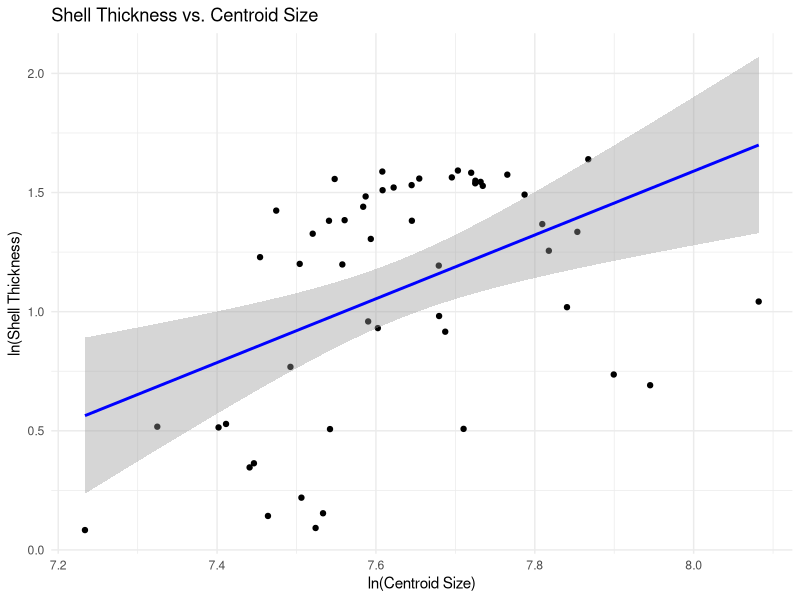
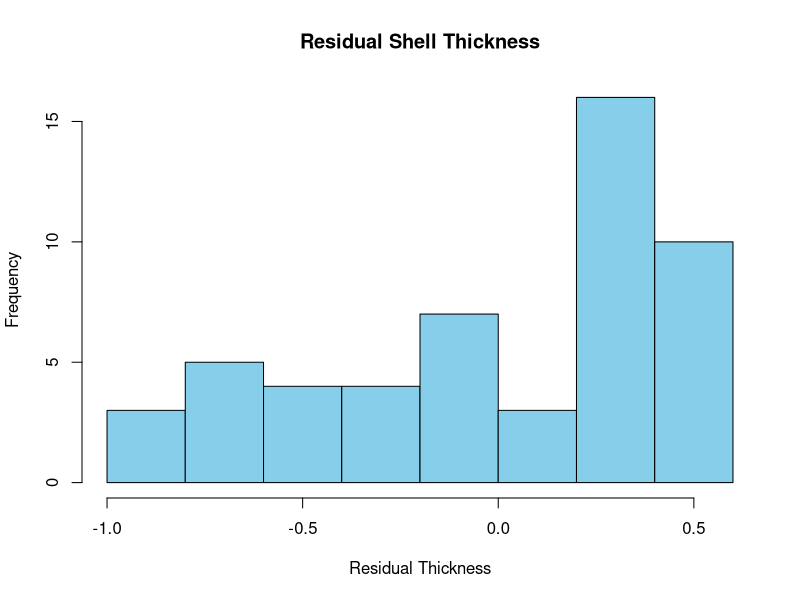
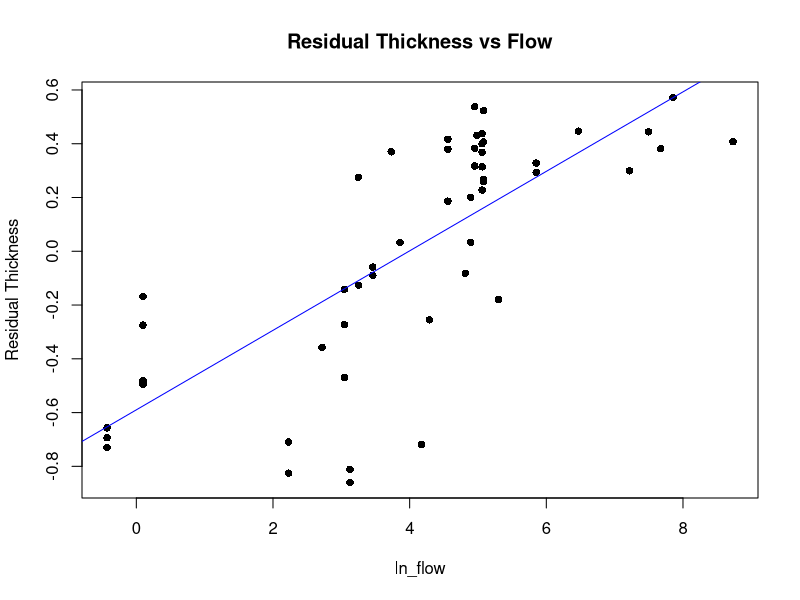
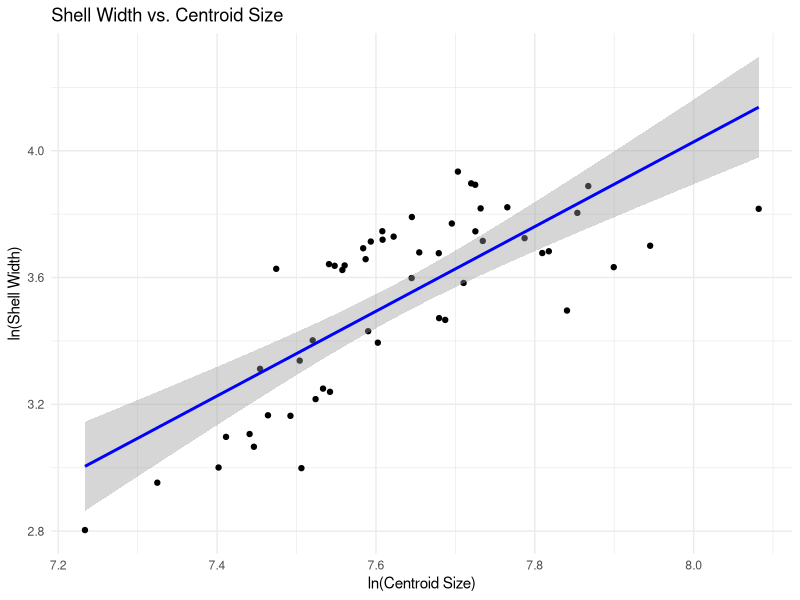
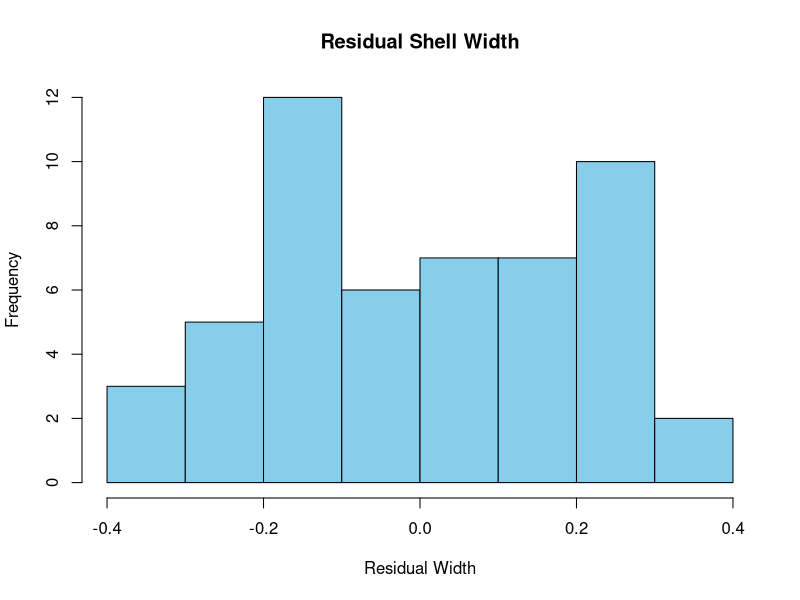
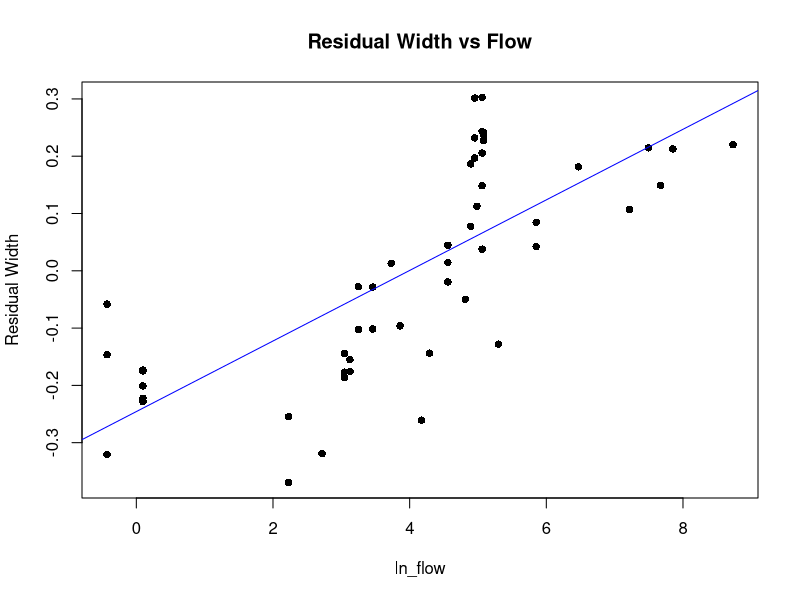
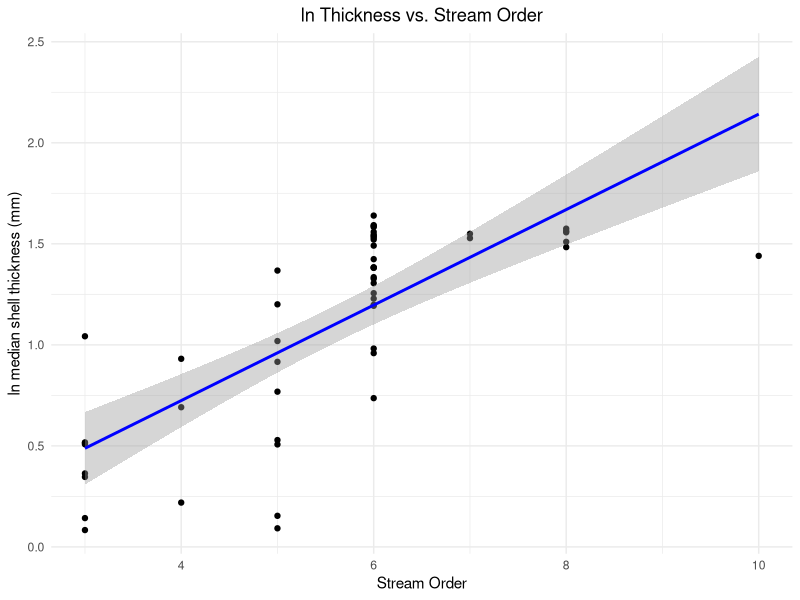
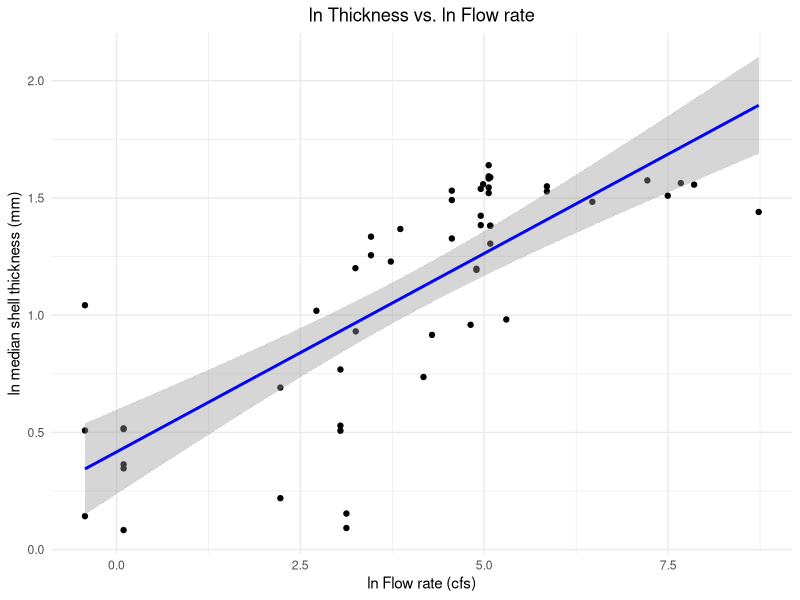

These figures' R source, in order:
## shell thickness analysis
# "Evaluating correlations between freshwater mussel shell morphology and valve-gaping activity across riverine conditions"

library(tidyverse)
library(readxl)
library(ggplot2)
library(gridExtra)
library(cowplot)

setwd("~/Univ. of Oklahoma Dropbox/Alex Franzen/Fusconaia_project_data/Alex_scanning/shell_thickness")
rm(list=ls())

## read data
thick <- read.csv(file = "measurements.csv")
habitat <- read_xlsx("morph_habitat_data.xlsx", sheet = "thick")

## combine datasets
thick <- thick %>%
  mutate(meshid = as.character(meshid))
DATA <- left_join(thick, habitat, by = "meshid")
head(DATA)

## calculate total width and natural log transform
DATA$width <- DATA$`LV_Width (mm)`*2
DATA$ln_width <- log(DATA$width)

# convert flow from cfs to m3s
DATA$qe_ma<-DATA$qe_ma*0.028316847

# natural log
DATA$ln_cSize <- log(DATA$cSize)
DATA$ln_thick <- log(DATA$thick_mm)
DATA$ln_flow <- log(DATA$qe_ma)
DATA$ln_DA <- log(DATA$totdasqkm)

## control for the confounding effect of shell size
ggplot(DATA, aes(x = ln_cSize, y = ln_thick)) +
  geom_point() +
  geom_smooth(method = "lm", color = "blue") +  
  labs(
    x = "ln(Centroid Size)",
    y = "ln(Shell Thickness)",
    title = "Shell Thickness vs. Centroid Size"
  ) +
  theme_minimal()
summary(lm(ln_thick ~ ln_cSize, data = DATA))

## thickness~size model
size_model_thick <- lm(ln_thick ~ ln_cSize, data = DATA)
DATA$thickness_resid <- resid(size_model_thick)
hist(DATA$thickness_resid, main = "Residual Shell Thickness", xlab = "Residual Thickness", col = "skyblue")
plot(DATA$ln_flow, DATA$thickness_resid,
     xlab = "ln_flow",
     ylab = "Residual Thickness",
     main = "Residual Thickness vs Flow",
     pch = 16)
abline(lm(thickness_resid ~ ln_flow, data = DATA), col = "blue")

# does width increase as a function of size? if yes, need to account for size.
# log(shell width) as a function of log(cSize) 

ggplot(DATA, aes(x = ln_cSize, y = ln_width)) +
  geom_point() +
  geom_smooth(method = "lm", color = "blue", se = TRUE) +
  labs(
    x = "ln(Centroid Size)",
    y = "ln(Shell Width)",
    title = "Shell Width vs. Centroid Size"
  ) +
  theme_minimal()
summary(lm(ln_width ~ ln_cSize, data = DATA))

## width~size model
size_model_width <- lm(ln_width ~ ln_cSize, data = DATA)
DATA$width_resid <- resid(size_model_width)
hist(DATA$width_resid, main = "Residual Shell Width", xlab = "Residual Width", col = "skyblue")
plot(DATA$ln_flow, DATA$width_resid,
     xlab = "ln_flow",
     ylab = "Residual Width",
     main = "Residual Width vs Flow",
     pch = 16)
abline(lm(width_resid ~ ln_flow, data = DATA), col = "blue")

## non size-corrected thickness plots
# thick~SO
thick_streamorder <- ggplot(DATA, aes(x = streamorde, y = ln_thick)) +
  geom_point() +
  geom_smooth(method = "lm", color = "blue") +
  labs(x = "Stream Order", y = "ln median shell thickness (mm)", title = "ln Thickness vs. Stream Order") +
  theme_minimal() + 
  theme(plot.title = element_text(hjust = 0.5))
thick_streamorder
thick_SO_lm <- lm(ln_thick~streamorde, data = DATA)
summary(thick_SO_lm)
# thick~flow
thick_flow <- ggplot(DATA, aes(x = ln_flow, y = ln_thick)) +
  geom_point() +
  geom_smooth(method = "lm", color = "blue") +  
  labs(x = "ln Flow rate (cfs)", y = "ln median shell thickness (mm)", title = "ln Thickness vs. ln Flow rate") +
  theme_minimal() + 
  theme(plot.title = element_text(hjust = 0.5))
thick_flow
thick_flow_lm <- lm(ln_thick~ln_flow, data = DATA)
summary(thick_flow_lm)
# thick~DA
thick_DA <- ggplot(DATA, aes(x = ln_DA, y = ln_thick)) +
  geom_point() +
  geom_smooth(method = "lm", color = "blue") +  
  labs(x = "ln Catchment area (sqkm)", y = "ln median shell thickness (mm)", title = "ln Thickness vs. ln Catchment area") +
  theme_minimal() + 
  theme(plot.title = element_text(hjust = 0.5))
thick_DA
thick_DA_lm <- lm(ln_thick~ln_DA, data = DATA)
summary(thick_DA_lm)

### non size-corrected width plots ###
# width~SO
width_streamorder <- ggplot(DATA, aes(x = streamorde, y = ln_width, label = meshid)) +
  geom_point() +
  geom_smooth(method = "lm", color = "blue") +  
  geom_text(hjust = 0, vjust = 1.5, size = 3) +
  labs(x = "Stream Order", y = "ln Shell width (mm)", title = "ln Width vs. Stream Order") +
  theme_minimal() + 
  theme(plot.title = element_text(hjust = 0.5))
width_streamorder
width_SO_lm <- lm(ln_width~streamorde, data = DATA)
summary(width_SO_lm)
# width~flow
width_flow <- ggplot(DATA, aes(x = ln_flow, y = ln_width, label = meshid)) +
  geom_point() +
  geom_smooth(method = "lm", color = "blue") +  
  geom_text(hjust = 0, vjust = 1.5, size = 3) +
  labs(x = "ln Flow rate (cfs)", y = "ln Shell width (mm)", title = "ln Width vs. ln Flow rate") +
  theme_minimal() + 
  theme(plot.title = element_text(hjust = 0.5))
width_flow
width_flow_lm <- lm(ln_width~ln_flow, data = DATA)
summary(width_flow_lm)
# width~DA
width_DA <- ggplot(DATA, aes(x = ln_DA, y = ln_width, label = meshid)) +
  geom_point() +
  geom_smooth(method = "lm", color = "blue") +  
  geom_text(hjust = 0, vjust = 1.5, size = 3) +
  labs(x = "ln Catchment area (sqkm)", y = "ln Shell width (mm)", title = "ln Width vs. ln Catchment area") +
  theme_minimal() + 
  theme(plot.title = element_text(hjust = 0.5))
width_DA
width_DA_lm <- lm(ln_width~ln_DA, data = DATA)
summary(width_DA_lm)

pdf("non_size_corrected_shell_traits_plots.pdf", width = 14, height = 8)
grid.arrange(
  thick_streamorder, thick_flow, thick_DA,
  width_streamorder, width_flow, width_DA,
  ncol = 3
)
dev.off()

## size-corrected habitat trait plots

compressed_mussels <- c("623_SmallRiverA_LV_downsize_50p","624_SmallRiverC","625_SmallRiverB")
inflated_mussels <- c("627_BigRiverC","629_BigRiverB","632_BigRiverA")
DATA$group <- ifelse(DATA$meshid %in% compressed_mussels, "compressed",
                     ifelse(DATA$meshid %in% inflated_mussels, "inflated", "Other"))
# thick~SO
sc_thick_streamorder <- ggplot(DATA, aes(x = streamorde, y = thickness_resid)) +
  geom_smooth(method = "lm", color = "black") +
  geom_point(aes(color = group)) +
  labs(x = "Stream Order", y = "thick~Size") +
  theme_minimal() + 
  theme(plot.title = element_text(hjust = 0.5)) +
  theme(legend.position = "none") +
  scale_color_manual(values = c("compressed" = "blue", "inflated" = "red", "Other" = "black"))
sc_thick_streamorder
sc_thick_SO_lm <- lm(thickness_resid~streamorde, data = DATA)
summary(sc_thick_SO_lm)

# thick~flow
sc_thick_flow <- ggplot(DATA, aes(x = ln_flow, y = thickness_resid)) +
  geom_smooth(method = "lm", color = "black") +
  geom_point(aes(color = group)) +
  labs(x = "ln Flow rate (m3/s)", y = "thick~Size") +
  theme_minimal() + 
  theme(plot.title = element_text(hjust = 0.5)) +
  theme(legend.position = "none") +
  scale_color_manual(values = c("compressed" = "blue", "inflated" = "red", "Other" = "black"))
sc_thick_flow
sc_thick_flow_lm <- lm(thickness_resid~ln_flow, data = DATA)
summary(sc_thick_flow_lm)
# thick~DA
sc_thick_DA <- ggplot(DATA, aes(x = ln_DA, y = thickness_resid)) +
  geom_smooth(method = "lm", color = "black") +  
  geom_point(aes(color = group)) +
  labs(x = "ln Catchment area (sqkm)", y = "thick~Size") +
  theme_minimal() + 
  theme(plot.title = element_text(hjust = 0.5)) +
  theme(legend.position = "none") +
  scale_color_manual(values = c("compressed" = "blue", "inflated" = "red", "Other" = "black"))
sc_thick_DA
sc_thick_DA_lm <- lm(thickness_resid~ln_DA, data = DATA)
summary(sc_thick_DA_lm)

## size-corrected width plots
# width~SO
sc_width_streamorder <- ggplot(DATA, aes(x = streamorde, y = width_resid)) +
  geom_smooth(method = "lm", color = "black") +  
  geom_point(aes(color = group)) +
  labs(x = "Stream Order", y = "width~size") +
  theme_minimal() + 
  theme(plot.title = element_text(hjust = 0.5)) +
  theme(legend.position = "none") +
  scale_color_manual(values = c("compressed" = "blue", "inflated" = "red", "Other" = "black"))
sc_width_streamorder
sc_width_SO_lm <- lm(width_resid~streamorde, data = DATA)
summary(sc_width_SO_lm)
# width~flow
sc_width_flow <- ggplot(DATA, aes(x = ln_flow, y = width_resid)) +
  geom_smooth(method = "lm", color = "black") +  
  geom_point(aes(color = group)) +
  labs(x = "ln Flow rate (m3/s)", y = "width~size") +
  theme_minimal() + 
  theme(plot.title = element_text(hjust = 0.5)) +
  theme(legend.position = "none") +
  scale_color_manual(values = c("compressed" = "blue", "inflated" = "red", "Other" = "black"))
sc_width_flow
sc_width_flow_lm <- lm(width_resid~ln_flow, data = DATA)
summary(sc_width_flow_lm)
# width~DA
sc_width_DA <- ggplot(DATA, aes(x = ln_DA, y = width_resid)) +
  geom_smooth(method = "lm", color = "black") +  
  geom_point(aes(color = group)) +
  labs(x = "ln Catchment area (sqkm)", y = "width~size") +
  theme_minimal() + 
  theme(plot.title = element_text(hjust = 0.5)) +
  theme(legend.position = "none") +
  scale_color_manual(values = c("compressed" = "blue", "inflated" = "red", "Other" = "black"))
sc_width_DA
sc_width_DA_lm <- lm(width_resid~ln_DA, data = DATA)
summary(sc_width_DA_lm)

plots <- plot_grid(
  sc_thick_streamorder, sc_width_streamorder,
  sc_thick_flow,       sc_width_flow,
  sc_thick_DA,         sc_width_DA,
  ncol = 2,
  align = "hv")
plots
ggsave("size_corrected_shell_traits_plots.svg", plots, width = 9, height = 9)

## plots were subsequently edited in Illustrator for final touches

## cSize plots
cSize_streamorder <- ggplot(DATA, aes(x = streamorde, y = ln_cSize)) +
  geom_point() +
  geom_smooth(method = "lm", color = "blue") +  
  labs(x = "Stream Order", y = "ln Shell centroid size (mm)", title = "ln size vs. Stream Order") +
  theme_minimal() + 
  theme(plot.title = element_text(hjust = 0.5))
cSize_streamorder
cSize_SO_lm <- lm(ln_cSize~streamorde, data = DATA)
summary(cSize_SO_lm)

cSize_flow <- ggplot(DATA, aes(x = ln_flow, y = ln_cSize)) +
  geom_point() +
  geom_smooth(method = "lm", color = "blue") +  
  labs(x = "ln Flow rate (cfs)", y = "ln Shell centroid size (mm)", title = "ln size vs. ln Flow rate") +
  theme_minimal() + 
  theme(plot.title = element_text(hjust = 0.5))
cSize_flow
cSize_flow_lm <- lm(ln_cSize~ln_flow, data = DATA)
summary(cSize_flow_lm)

cSize_DA <- ggplot(DATA, aes(x = ln_DA, y = ln_cSize)) +
  geom_point() +
  geom_smooth(method = "lm", color = "blue") +  
  labs(x = "ln Catchment area (sqkm)", y = "ln Shell centroid size (mm)", title = "ln size vs. ln Catchment area") +
  theme_minimal() + 
  theme(plot.title = element_text(hjust = 0.5))
cSize_DA
cSize_DA_lm <- lm(ln_cSize~ln_DA, data = DATA)
summary(cSize_DA_lm)

## thickness as a function of width

thick_width <- ggplot(DATA, aes(x = ln_width, y = ln_thick)) +
  geom_smooth(method = "lm", color = "blue") +
  labs(x = "ln Shell width (mm)", y = "ln median Shell thickness (mm)", title = "ln median shell Thickness vs. ln Width") +
  theme_minimal() + 
  theme(plot.title = element_text(hjust = 0.5))
thick_width
thick_lm <- lm(ln_thick~ln_width, data = DATA)
summary(thick_lm)
ggsave("thickness_V_width.svg", thick_width, width = 6, height = 6, units = "in")

## corrected for size

sc_thick_width_size <- ggplot(DATA, aes(x = width_resid, y = thickness_resid)) +
  geom_smooth(method = "lm", color = "black") + 
  geom_point(aes(color = group)) +
  labs(x = "lm(ln_width~ln_cSize) residuals", y = "lm(ln_thickness~ln_cSize) residuals", title = "Shell Thickness vs. Shell Width (size-corrected)") +
  theme_minimal() + 
  theme(plot.title = element_text(hjust = 0.5)) +
  theme(legend.position = "none") +
  scale_color_manual(values = c("compressed" = "blue", "inflated" = "red", "Other" = "black"))
sc_thick_width_size
sc_thick_size_lm <- lm(thickness_resid~width_resid, data = DATA)
summary(sc_thick_size_lm)
ggsave("size_corrected_thickness_V_width.svg", sc_thick_width_size)

## Multiple regression thickness~width
sc_thick_size_model <- lm(ln_thick ~ ln_width + ln_cSize, data = DATA)
summary(sc_thick_size_model)

## Multivariate multiple regression of hydrology on shell width+thickness (corrected for the effects of cSize) ##
MMR <- manova(cbind(ln_width, ln_thick) ~ ln_cSize + ln_flow + ln_DA + streamorde, data = DATA)
summary(MMR)
summary.aov(MMR)
summary.lm(MMR)

# lm to test interactions separately
lm_width_hydro<- lm(ln_width ~ ln_cSize + ln_flow * ln_DA, data = DATA)
summary(lm_width_hydro)
lm_thick_hydro <- lm(ln_thick ~ ln_cSize + ln_flow * ln_DA, data = DATA)
summary(lm_thick_hydro)
